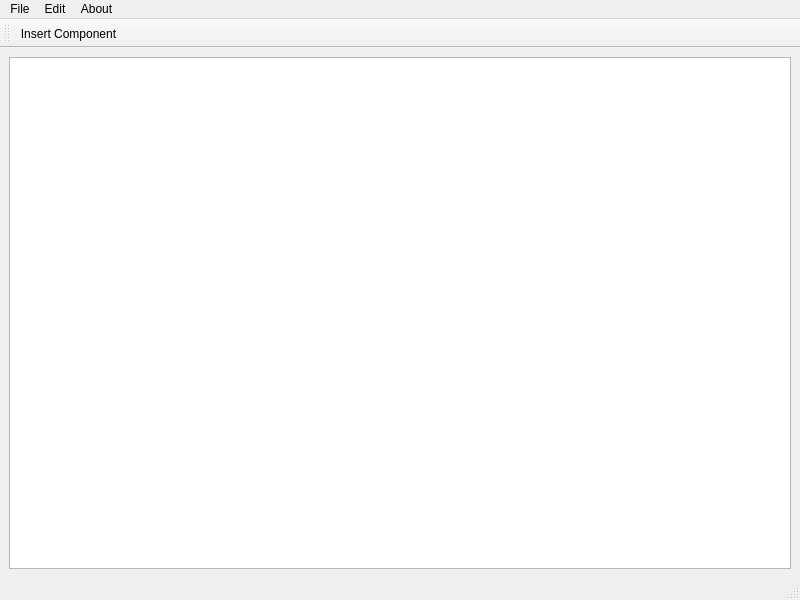
<?xml version="1.0" encoding="UTF-8"?>
<ui version="4.0">
 <class>MainWindow</class>
 <widget class="QMainWindow" name="MainWindow">
  <property name="geometry">
   <rect>
    <x>0</x>
    <y>0</y>
    <width>800</width>
    <height>600</height>
   </rect>
  </property>
  <property name="windowTitle">
   <string>Ohmcha</string>
  </property>
  <property name="windowIcon">
   <iconset resource="../../resources.qrc">
    <normaloff>:/icons/icons/logo.svg</normaloff>:/icons/icons/logo.svg</iconset>
  </property>
  <widget class="QWidget" name="centralwidget">
   <layout class="QHBoxLayout" name="horizontalLayout">
    <item>
     <widget class="CircuitView" name="circuitView"/>
    </item>
   </layout>
  </widget>
  <widget class="QMenuBar" name="menubar">
   <property name="geometry">
    <rect>
     <x>0</x>
     <y>0</y>
     <width>800</width>
     <height>20</height>
    </rect>
   </property>
   <widget class="QMenu" name="menuFile">
    <property name="title">
     <string>File</string>
    </property>
   </widget>
   <widget class="QMenu" name="menuEdit">
    <property name="title">
     <string>Edit</string>
    </property>
    <addaction name="actionInsertComponent"/>
   </widget>
   <widget class="QMenu" name="menuAbout">
    <property name="title">
     <string>About</string>
    </property>
   </widget>
   <addaction name="menuFile"/>
   <addaction name="menuEdit"/>
   <addaction name="menuAbout"/>
  </widget>
  <widget class="QStatusBar" name="statusbar"/>
  <widget class="QToolBar" name="toolbar">
   <property name="windowTitle">
    <string>toolBar</string>
   </property>
   <attribute name="toolBarArea">
    <enum>TopToolBarArea</enum>
   </attribute>
   <attribute name="toolBarBreak">
    <bool>false</bool>
   </attribute>
   <addaction name="actionInsertComponent"/>
  </widget>
  <action name="actionInsertComponent">
   <property name="text">
    <string>Insert Component...</string>
   </property>
  </action>
 </widget>
 <customwidgets>
  <customwidget>
   <class>CircuitView</class>
   <extends>QGraphicsView</extends>
   <header>src/ui/circuitview.h</header>
  </customwidget>
 </customwidgets>
 <resources>
  <include location="../../resources.qrc"/>
 </resources>
 <connections/>
</ui>
